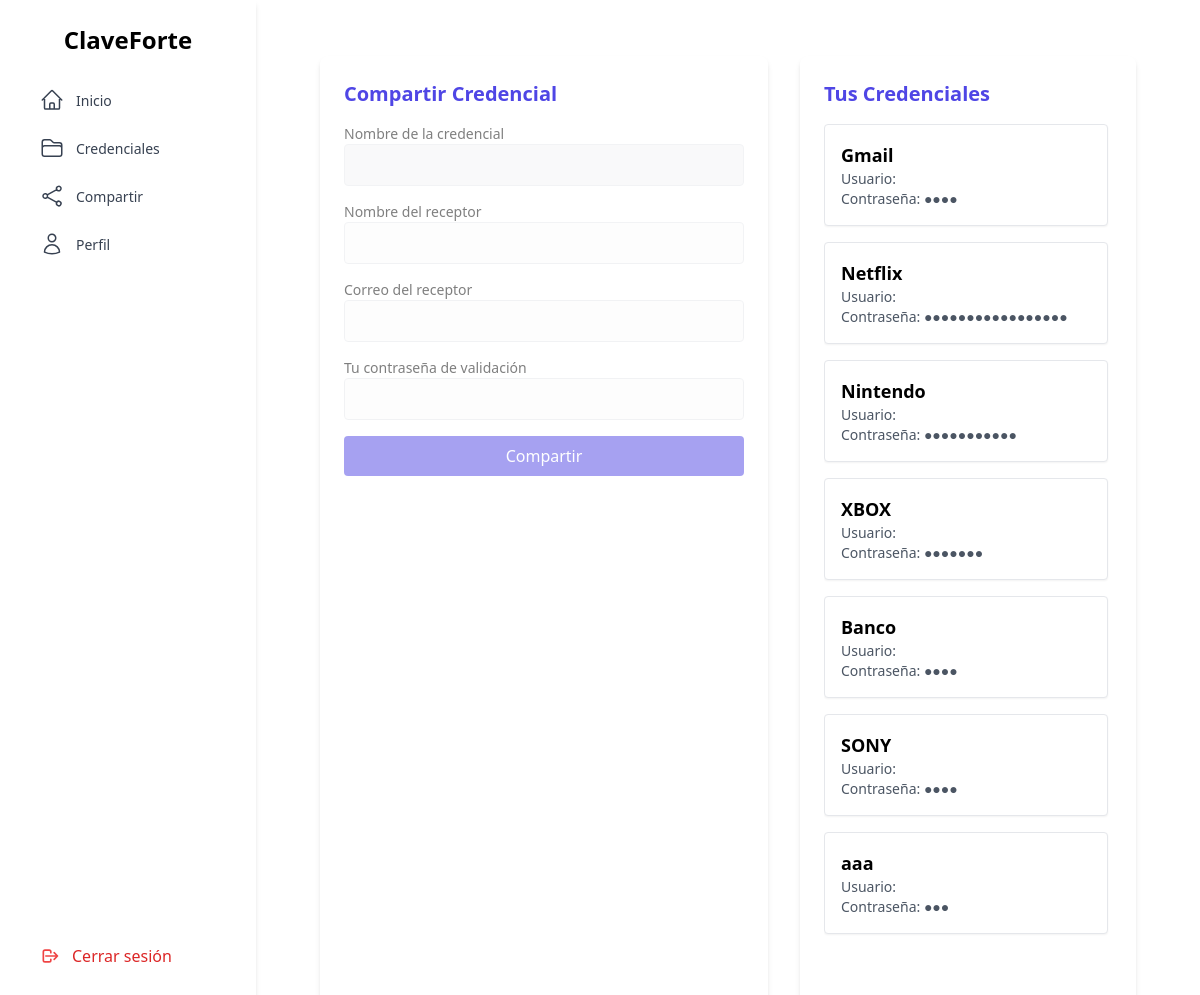
The app's page /share_credential (signed in), older data.
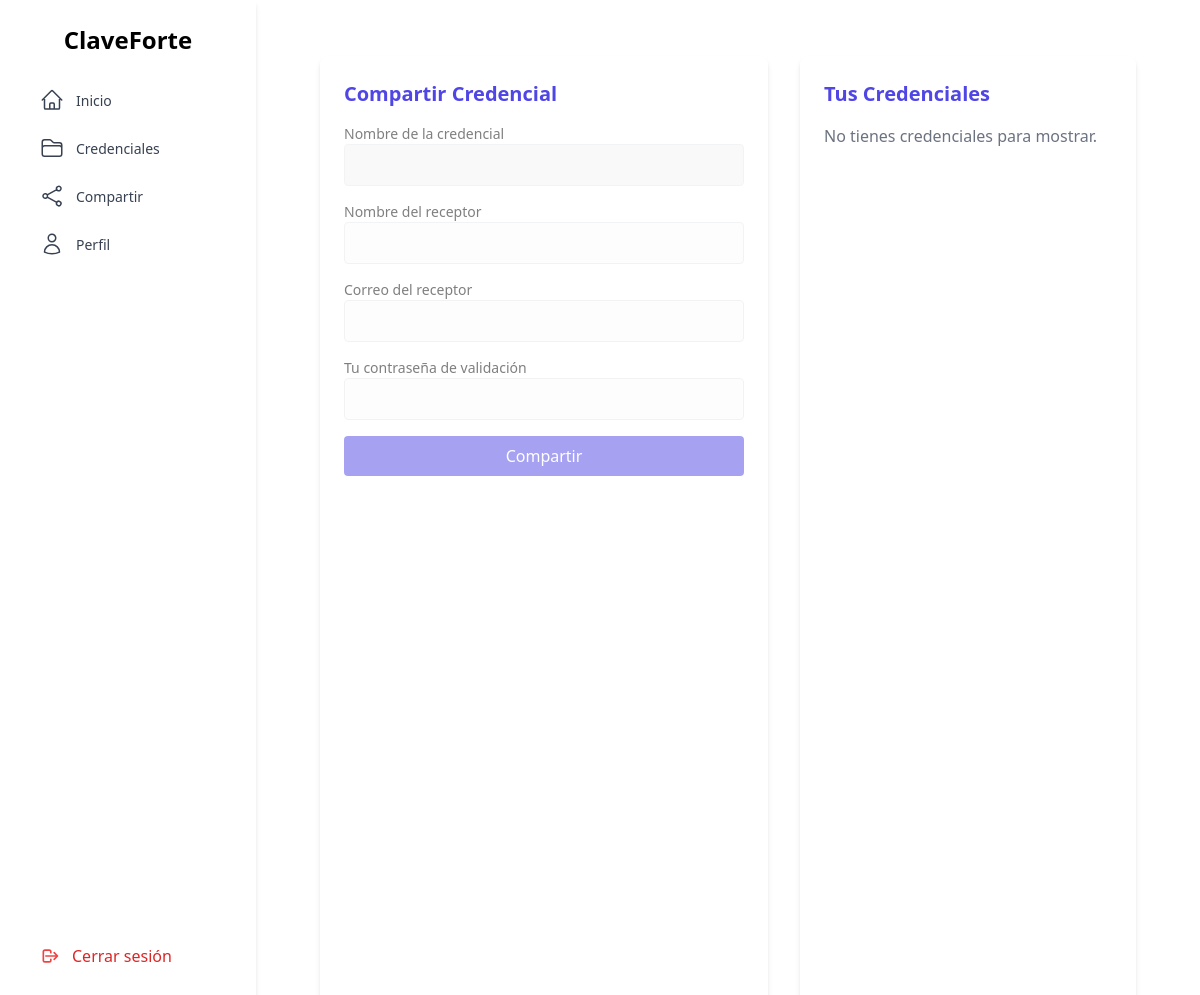
The same page, newer data.
### tables this page shows
CREATE TABLE Credentials (
        id_credential   INTEGER PRIMARY KEY AUTOINCREMENT,
        service_name    TEXT NOT NULL,
        service_pass    TEXT NOT NULL,
        users_allows    TEXT,
        name_owner      TEXT,
        id_usr          INTEGER NOT NULL,
        FOREIGN KEY (id_usr) REFERENCES Users(id_usr)
    );

### app.py (the view, shortened to what this page needs)
@app.route('/share_credential', methods=['GET', 'POST'])
def compartir_credencial():
    if not session:
        return redirect("login")
    usuario_id = session.get('usuario_id')
    rol = session.get('usuario_rol')
    conn = sqlite3.connect('instance/ClaveForte.db')
    conn.row_factory = sqlite3.Row
    cur = conn.cursor()
    cur.execute("SELECT * FROM Credentials WHERE id_usr = ?", (usuario_id,))
    credenciales = cur.fetchall()
    conn.close()
    return render_template('./credentials/compartir/compartir.html',
                           credenciales=credenciales,
                           usuario_actual=usuario_id,
                           usr_rol=rol)

### templates/credentials/compartir/compartir.html (shortened to what this page needs)
{% extends "layout.html" %}
{% block content %}
<div class="flex h-screen gap-8 px-6 py-4 box-border">
  <div class="w-full max-w-md bg-white p-6 rounded-lg shadow-md overflow-y-auto">
    <h2 class="text-xl font-semibold mb-4 text-indigo-600">Compartir Credencial</h2>
    <form id="form-compartir" action="/share_credential" method="POST" class="space-y-4 pointer-events-none opacity-50">
      <div>
        <label class="block text-sm font-medium">Nombre de la credencial</label>
        <input type="text" id="nombre_credencial" name="nombre_credencial" required readonly
               class="w-full p-2 border rounded focus:outline-none focus:ring-2 focus:ring-indigo-400 bg-gray-100">
      </div>
      <div>
        <label class="block text-sm font-medium">Nombre del receptor</label>
        <input type="text" name="nombre_receptor" required disabled
               class="w-full p-2 border rounded focus:outline-none focus:ring-2 focus:ring-indigo-400">
      </div>
      <div>
        <label class="block text-sm font-medium">Correo del receptor</label>
        <input type="email" name="correo_receptor" required disabled
               class="w-full p-2 border rounded focus:outline-none focus:ring-2 focus:ring-indigo-400">
      </div>
      <div>
        <label class="block text-sm font-medium">Tu contraseña de validación</label>
        <input type="password" name="pass_validacion" required disabled
               class="w-full p-2 border rounded focus:outline-none focus:ring-2 focus:ring-indigo-400">
      </div>
      <button type="submit" disabled
              class="w-full bg-indigo-600 text-white py-2 rounded hover:bg-indigo-700 transition">
        Compartir
      </button>
    </form>
  </div>
  <div class="flex-1 bg-white p-6 m-y-10 rounded-lg shadow-md flex flex-col">
    <h2 class="text-xl font-semibold mb-4 text-indigo-600">Tus Credenciales</h2>
    <div class="flex-1 overflow-y-auto space-y-4 pr-1">
      {% if credenciales %}
        <div id="cred-container">
        {% for c in credenciales %}
          <div
            id="cred-{{ c.id_credential }}"
            class="credencial p-4 mb-4 border rounded bg-white shadow-sm cursor-pointer"
            data-nombre="{{ c.service_name }}"
            data-id="{{ c.id_credential }}"
          >
            <p class="font-semibold text-lg">{{ c.service_name }}</p>
            <p class="text-sm text-gray-600">Usuario: {{ c.service_user }}</p>
            <p class="text-sm text-gray-600">Contraseña: {{ '●' * c.service_pass|length }}</p>
          </div>
        {% endfor %}
      </div>
      {% else %}
        <p class="text-gray-500">No tienes credenciales para mostrar.</p>
      {% endif %}
    </div>
  </div>
</div>
{% endblock %}

Row changes from the older to the newer data that the page shows:
removed Credentials: service_name "Gmail", service_pass "●●●●"
removed Credentials: service_name "Netflix", service_pass "●●●●●●●●●●●●●●●●●"
removed Credentials: service_name "Nintendo", service_pass "●●●●●●●●●●●"
removed Credentials: service_name "XBOX", service_pass "●●●●●●●"
removed Credentials: service_name "Banco", service_pass "●●●●"
removed Credentials: service_name "SONY", service_pass "●●●●"
removed Credentials: service_name "aaa", service_pass "●●●"
Text that changed along with them:
text now shown: "No tienes credenciales para mostrar."
